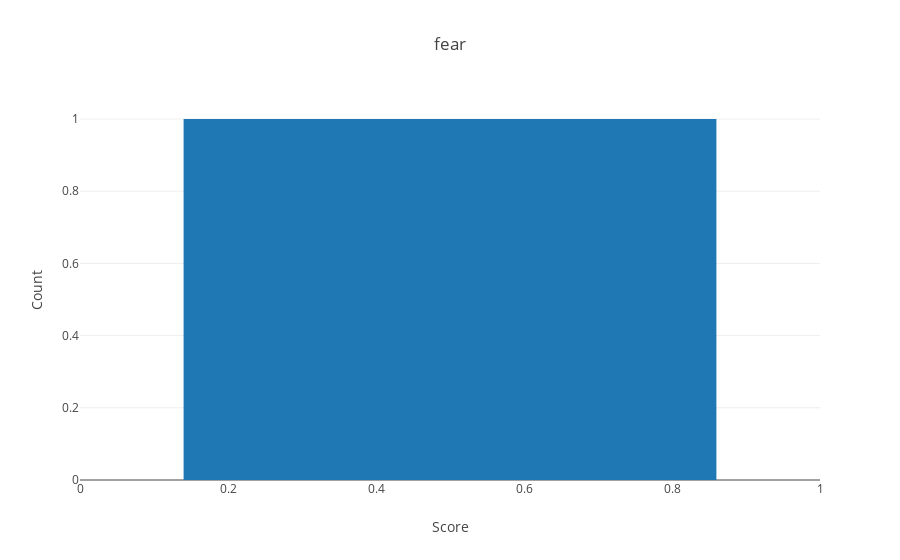
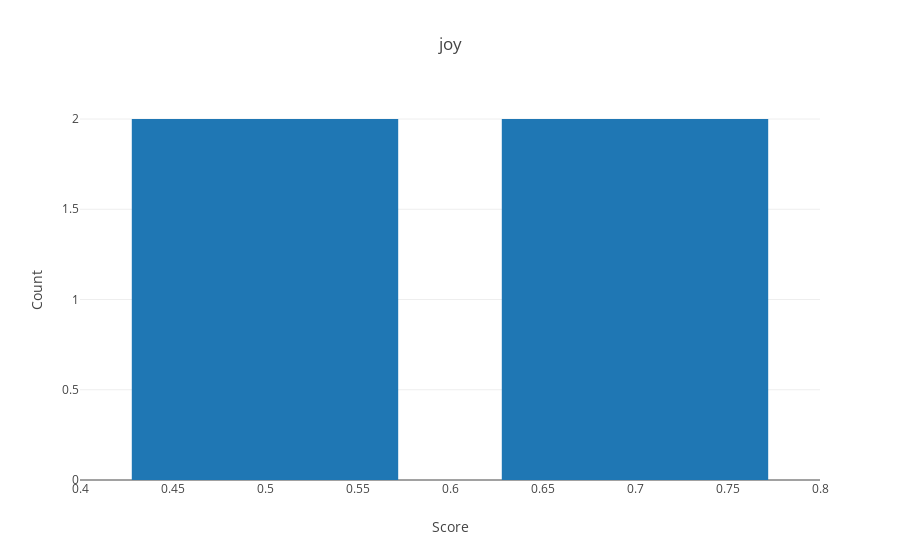
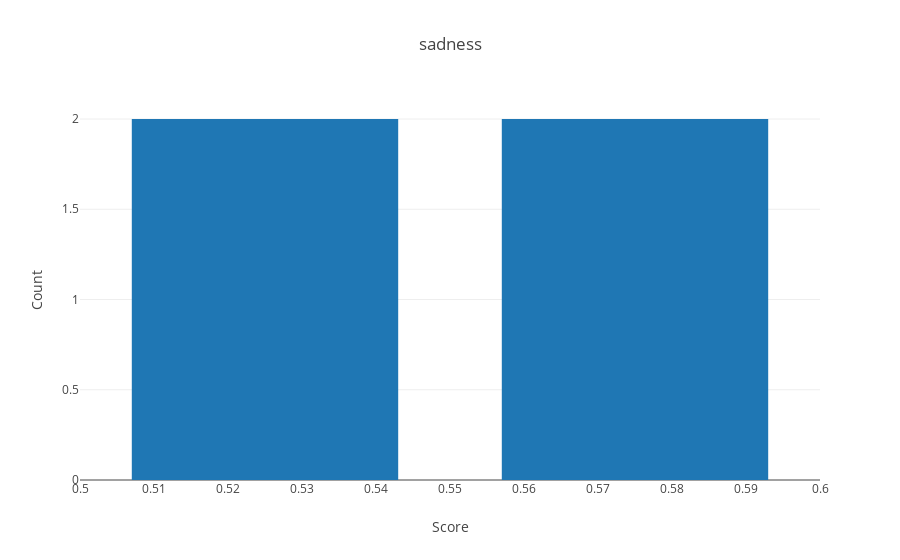
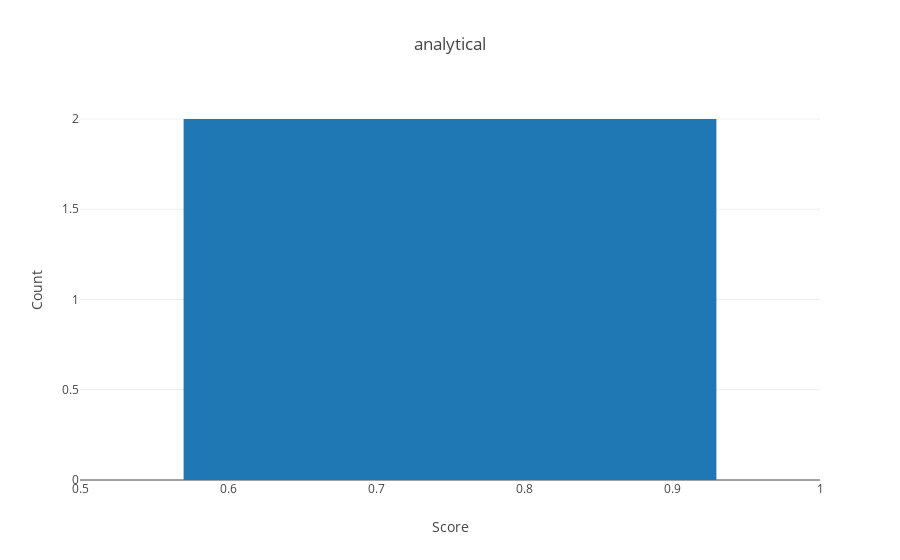

Notebook code cell kept with these figures, in order:
### Code cell
plot_distribution_of_scores(df3)

### Figure 1 — Plotly figure (JSON) as saved in the notebook; plotly's stock layout.template omitted (floating-point values rounded to 4 significant figures)
{"data": [{"type": "histogram", "uid": "c42ceccd-c936-473c-afe9-0a86f33e1d07", "x": [0.5575]}], "layout": {"bargap": 0.2, "bargroupgap": 0.1, "title": "fear", "xaxis": {"title": "Score"}, "yaxis": {"title": "Count"}}}

### Figure 2 — Plotly figure (JSON) as saved in the notebook; plotly's stock layout.template omitted (floating-point values rounded to 4 significant figures)
{"data": [{"type": "histogram", "uid": "5f58bafe-a2ad-40b4-a01f-4e9973307292", "x": [0.7532, 0.5722, 0.7532, 0.5722]}], "layout": {"bargap": 0.2, "bargroupgap": 0.1, "title": "joy", "xaxis": {"title": "Score"}, "yaxis": {"title": "Count"}}}

### Figure 3 — Plotly figure (JSON) as saved in the notebook; plotly's stock layout.template omitted (floating-point values rounded to 4 significant figures)
{"data": [{"type": "histogram", "uid": "294d68c8-f18f-49bd-af94-6dbd0eb8a5dd", "x": [0.5052, 0.5666, 0.5052, 0.5666]}], "layout": {"bargap": 0.2, "bargroupgap": 0.1, "title": "sadness", "xaxis": {"title": "Score"}, "yaxis": {"title": "Count"}}}

### Figure 4 — Plotly figure (JSON) as saved in the notebook; plotly's stock layout.template omitted (floating-point values rounded to 4 significant figures)
{"data": [{"type": "histogram", "uid": "eb6eea95-6953-4afb-83f2-411b6a8cc047", "x": [0.5068, 0.8018]}], "layout": {"bargap": 0.2, "bargroupgap": 0.1, "title": "analytical", "xaxis": {"title": "Score"}, "yaxis": {"title": "Count"}}}
